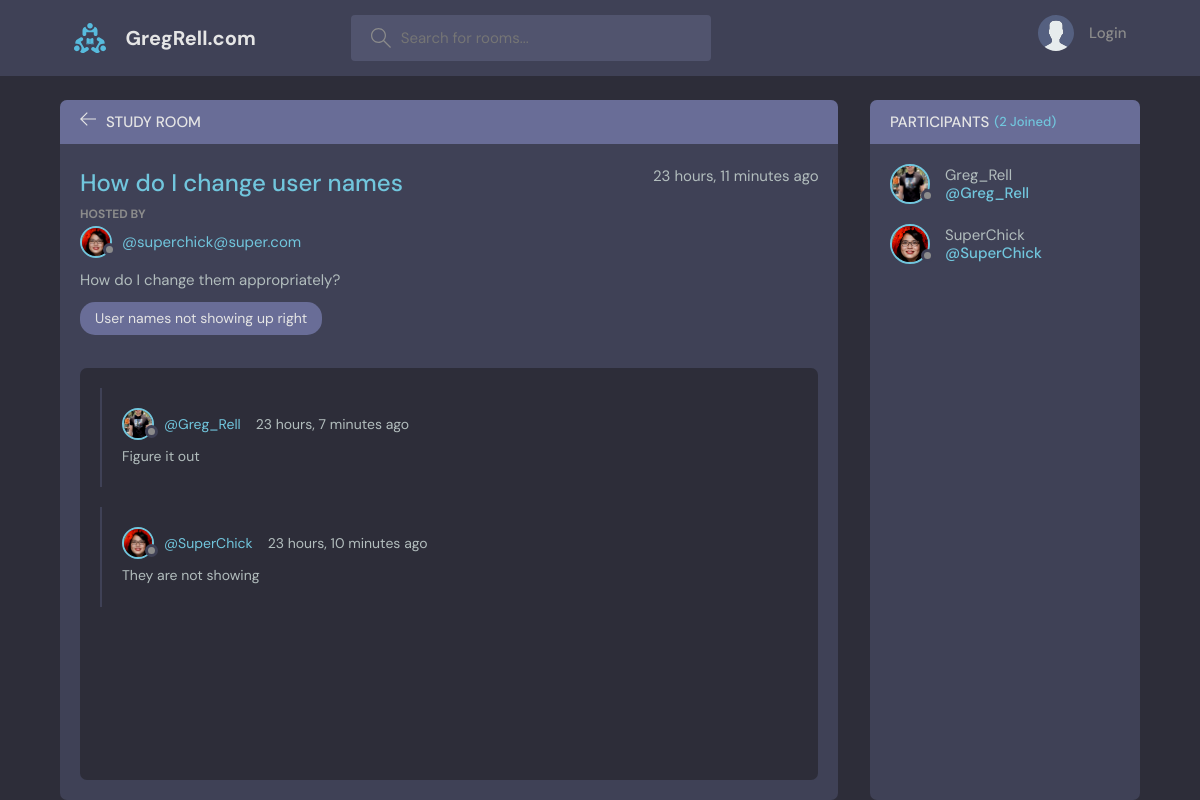
/room/5/, run on the app's committed database.
### base/models.py (models this page shows, shortened)
class Room(models.Model):
    host = models.ForeignKey(User, on_delete=models.SET_NULL, null=True) # On delete of the user, this field is set
    topic = models.ForeignKey(Topic, on_delete=models.SET_NULL, null=True)
    name = models.CharField(max_length=200)
    description = models.TextField(null=True, blank=True)  # the null input arguments allow the database to have a
    participants = models.ManyToManyField(User, related_name='participants', blank=True)
    updated = models.DateTimeField(auto_now=True)  # Any time the save method is called, this will auto populate
    created = models.DateTimeField(auto_now_add=True)  # The difference between auto_now and auto_add_now is that
    class Meta:
        ordering = ['-updated', '-created']

class User(AbstractUser):
    name = models.CharField(max_length=200, null=True)
    email = models.EmailField(unique=True, null=True)
    bio = models.TextField(null=True)
    avatar = models.ImageField(null=True, default="avatar.svg")
    USERNAME_FIELD = 'email'
    REQUIRED_FIELDS = []

class Topic(models.Model):
    name = models.CharField(max_length=200)

class Message(models.Model):
    user = models.ForeignKey(User, on_delete=models.CASCADE)
    room = models.ForeignKey(Room, on_delete=models.CASCADE)  # Cascade means if the foreign key is deleted, this
    body = models.TextField()
    updated = models.DateTimeField(auto_now=True)
    created = models.DateTimeField(auto_now_add=True)
    class Meta:
        ordering = ['-updated', '-created']

### base/views.py (the view, shortened to what this page needs)
# urls.py: path('room/<str:pk>/', views.room, name="room"),
def room(request, pk):
    room = Room.objects.get(id=pk)
    messages = room.message_set.all().order_by('-created')  # This is the most important thing about django query
    participants = room.participants.all()
    if request.user.is_authenticated:
        user_messages = request.user.message_set.all().order_by('-created')  # Here's an example of getting all user
    else:
        user_messages = None
    context = {'room': room, 'room_messages': messages, 'user_messages': user_messages, 'participants': participants}
    return render(request, 'Base/Room.html', context)

### base/Templates/Base/room.html (shortened to what this page needs)
{% extends 'MainTemplate.html' %}
{% block content %}
  <body>
    <main class="profile-page layout layout--2">
      <div class="container">
        <div class="room">
          <div class="room__top">
            <div class="room__topLeft">
              <a href="{%url 'home'%}">
                <svg version="1.1" xmlns="http://www.w3.org/2000/svg" width="32" height="32" viewBox="0 0 32 32">
                  <title>arrow-left</title>
                  <path
                    d="M13.723 2.286l-13.723 13.714 13.719 13.714 1.616-1.611-10.96-10.96h27.625v-2.286h-27.625l10.965-10.965-1.616-1.607z"
                  ></path>
                </svg>
              </a>
              <h3>Study Room</h3>
            </div>
          </div>
          <div class="room__box scroll">
            <div class="room__header scroll">
              <div class="room__info">
                <h3>{{room.name}}</h3>
                <span>{{room.created|timesince}} ago</span>
              </div>
              <div class="room__hosted">
                <p>Hosted By</p>
                <a href="{% url 'user-profile' room.host.id %}" class="room__author">
                  <div class="avatar avatar--small">
                    <img src="{{room.host.avatar.url}}" />
                  </div>
                  <span>@{{room.host}}</span>
                </a>
              </div>
              <div class="room__details">
                {{room.description}}
              </div>
              <span class="room__topics">{{room.topic.name}}</span>
            </div>
            <div class="room__conversation">
              <div class="threads scroll">
                {% for message in room_messages %}
                <div class="thread">
                  <div class="thread__top">
                    <div class="thread__author">
                      <a href="{% url 'user-profile' message.user.id %}" class="thread__authorInfo">
                        <div class="avatar avatar--small">
                          <img src="{{message.user.avatar.url}}"/>
                        </div>
                        <span>@{{message.user.username}}</span>
                      </a>
                      <span class="thread__date">{{message.created|timesince}} ago</span>
                    </div>
                  </div>
                  <div class="thread__details">
                    {{message.body}}
                  </div>
                </div>
                {% endfor %}
              </div>
            </div>
          </div>
        </div>
        <div class="participants">
          <h3 class="participants__top">Participants <span>({{room.participants.all.count}} Joined)</span></h3>
          <div class="participants__list scroll">
            {% for user in participants %}
            <a href="{% url 'user-profile' user.id %}" class="participant">
              <div class="avatar avatar--medium">
                <img src="{{user.avatar.url}}"/>
              </div>
              <p>
                {{user.username}}
                <span>@{{user.username}}</span>
              </p>
            </a>
            {% endfor %}
          </div>
        </div>
      </div>
    </main>
  </body>
{% endblock %}

### data on the page
Room: name "How do I change user names", created "23 hours, 11 minutes", host.avatar (picture), host "superchick@super.com", description "How do I change them appropriately?", topic.name "User names not showing up right", participants.all.count "2"
Message: user.avatar (picture), user.username "Greg_Rell", created "23 hours, 7 minutes", body "Figure it out"
Message: user.avatar (picture), user.username "SuperChick", created "23 hours, 10 minutes", body "They are not showing"
User: avatar (picture), username "Greg_Rell"
User: avatar (picture), username "SuperChick"
